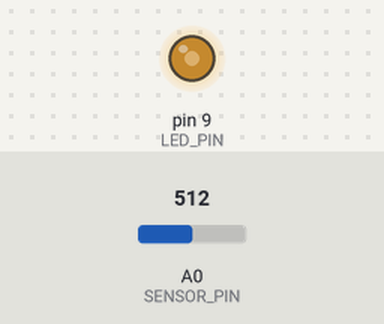
This sketch was run on a simulated Arduino Uno, built with avr-gcc and run on an emulated ATmega328P. Shown: output pins drawn as LEDs (lit = HIGH). The test bench sets the inputs (shaded band); at power-on: A0 (SENSOR_PIN) = 512.

Above: at 1.2 s.
1.3 s: A0 (SENSOR_PIN) set to 716
At 2.5 s:
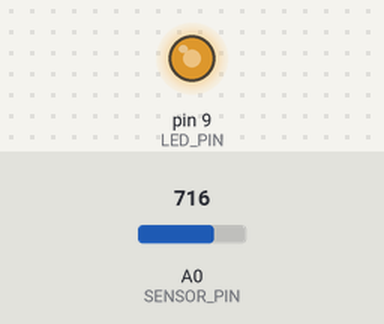
2.8 s: A0 (SENSOR_PIN) set to 900
At 3.9 s:
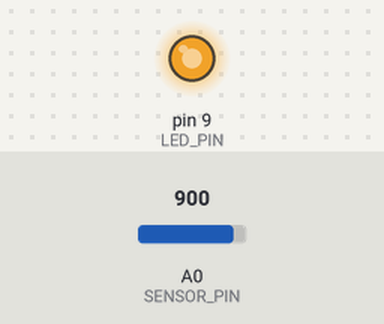
4.3 s: A0 (SENSOR_PIN) set to 122
At 5.0 s:
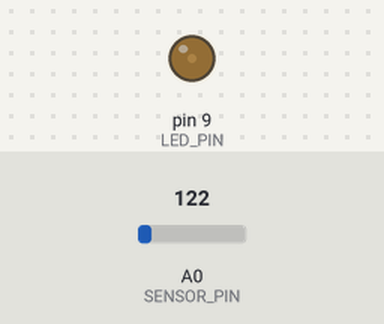
5.8 s: A0 (SENSOR_PIN) set to 0
At 6.2 s:
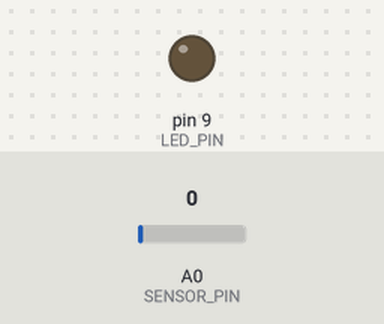
7.3 s: A0 (SENSOR_PIN) set to 511
At 8.5 s:
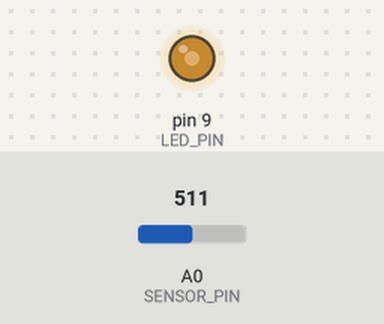
Timing chart, 0 to 9.8 s (numbered marks = the images above; inputs shaded):
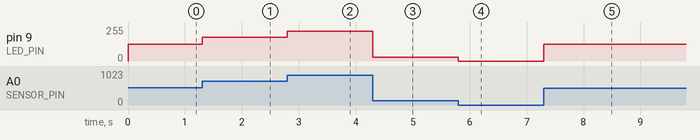

The sketch:

code.ino
```cpp
// Controlling LED Brightness - Dynamic Light Sculpture for Art Installation
// This sketch reads a potentiometer's analog value to control a Red LED's brightness
// using PWM, creating an interactive art piece for gallery visitors.

// Pin definitions
const int LED_PIN = 9;    // PWM-capable pin for Red LED brightness control
const int SENSOR_PIN = A0; // Analog pin for potentiometer input

int sensorVal = 0; // Variable to store potentiometer reading (0-1023)
int mappedVal = 0; // Variable to store mapped value for PWM (0-255)

void setup() {
  Serial.begin(9600);    // Initialize Serial Monitor for debugging (optional)
  pinMode(LED_PIN, OUTPUT); // Set LED pin as output for PWM control
}

void loop() {
  sensorVal = analogRead(SENSOR_PIN); // Read potentiometer value (0-1023)
  mappedVal = map(sensorVal, 0, 1023, 0, 255); // Map analog input to PWM range (0-255)
  analogWrite(LED_PIN, mappedVal); // Adjust LED brightness proportionally to potentiometer position
}
```

Measured:
- after the input at 1.3 s, pin 9 (LED_PIN): 127/255 → 178/255 at once
- after the input at 2.8 s, pin 9 (LED_PIN): 178/255 → 224/255 at once
- after the input at 4.3 s, pin 9 (LED_PIN): 224/255 → 30/255 at once
- after the input at 5.8 s, pin 9 (LED_PIN): 30/255 → 0/255 at once
- after the input at 7.3 s, pin 9 (LED_PIN): 0/255 → 127/255 at once
